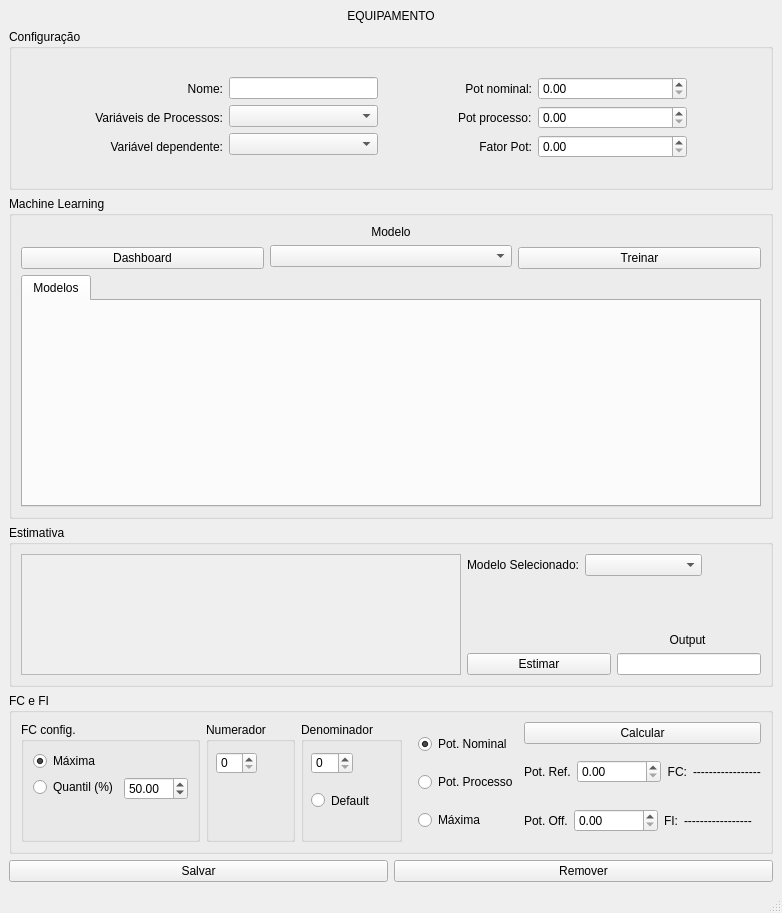
<?xml version="1.0" encoding="UTF-8"?>
<ui version="4.0">
 <class>MainWindow</class>
 <widget class="QMainWindow" name="MainWindow">
  <property name="geometry">
   <rect>
    <x>0</x>
    <y>0</y>
    <width>758</width>
    <height>913</height>
   </rect>
  </property>
  <property name="windowTitle">
   <string>Gerenciamento de Equipamentos</string>
  </property>
  <widget class="QWidget" name="centralwidget">
   <layout class="QVBoxLayout" name="verticalLayout" stretch="0,1,2,1,1,0">
    <item>
     <widget class="QLabel" name="label">
      <property name="text">
       <string>EQUIPAMENTO</string>
      </property>
      <property name="alignment">
       <set>Qt::AlignCenter</set>
      </property>
     </widget>
    </item>
    <item>
     <widget class="QGroupBox" name="groupBox">
      <property name="title">
       <string>Configuração</string>
      </property>
      <layout class="QVBoxLayout" name="verticalLayout_2">
       <item>
        <layout class="QHBoxLayout" name="horizontalLayout" stretch="1,0,2,1,0,2,1">
         <item>
          <spacer name="horizontalSpacer_4">
           <property name="orientation">
            <enum>Qt::Horizontal</enum>
           </property>
           <property name="sizeHint" stdset="0">
            <size>
             <width>40</width>
             <height>20</height>
            </size>
           </property>
          </spacer>
         </item>
         <item>
          <layout class="QVBoxLayout" name="verticalLayout_9">
           <item>
            <widget class="QLabel" name="label_2">
             <property name="text">
              <string>Nome:</string>
             </property>
             <property name="alignment">
              <set>Qt::AlignRight|Qt::AlignTrailing|Qt::AlignVCenter</set>
             </property>
            </widget>
           </item>
           <item>
            <widget class="QLabel" name="label_4">
             <property name="text">
              <string>Variáveis de Processos:</string>
             </property>
             <property name="alignment">
              <set>Qt::AlignRight|Qt::AlignTrailing|Qt::AlignVCenter</set>
             </property>
            </widget>
           </item>
           <item>
            <widget class="QLabel" name="label_3">
             <property name="text">
              <string>Variável dependente:</string>
             </property>
             <property name="alignment">
              <set>Qt::AlignRight|Qt::AlignTrailing|Qt::AlignVCenter</set>
             </property>
            </widget>
           </item>
          </layout>
         </item>
         <item>
          <layout class="QVBoxLayout" name="verticalLayout_8">
           <item>
            <widget class="QLineEdit" name="name_eq"/>
           </item>
           <item>
            <widget class="CheckableComboBox" name="var_pro"/>
           </item>
           <item>
            <widget class="QComboBox" name="var_dep"/>
           </item>
          </layout>
         </item>
         <item>
          <spacer name="horizontalSpacer">
           <property name="orientation">
            <enum>Qt::Horizontal</enum>
           </property>
           <property name="sizeHint" stdset="0">
            <size>
             <width>40</width>
             <height>20</height>
            </size>
           </property>
          </spacer>
         </item>
         <item>
          <layout class="QVBoxLayout" name="verticalLayout_10">
           <item>
            <widget class="QLabel" name="label_9">
             <property name="text">
              <string>Pot nominal:</string>
             </property>
             <property name="alignment">
              <set>Qt::AlignRight|Qt::AlignTrailing|Qt::AlignVCenter</set>
             </property>
            </widget>
           </item>
           <item>
            <widget class="QLabel" name="label_12">
             <property name="text">
              <string>Pot processo:</string>
             </property>
            </widget>
           </item>
           <item>
            <widget class="QLabel" name="label_10">
             <property name="text">
              <string>Fator Pot:</string>
             </property>
             <property name="alignment">
              <set>Qt::AlignRight|Qt::AlignTrailing|Qt::AlignVCenter</set>
             </property>
            </widget>
           </item>
          </layout>
         </item>
         <item>
          <layout class="QVBoxLayout" name="verticalLayout_11">
           <item>
            <widget class="QDoubleSpinBox" name="pot_nom">
             <property name="decimals">
              <number>2</number>
             </property>
             <property name="maximum">
              <double>9000000000.000000000000000</double>
             </property>
            </widget>
           </item>
           <item>
            <widget class="QDoubleSpinBox" name="pot_proc">
             <property name="maximum">
              <double>9000000000.000000000000000</double>
             </property>
             <property name="value">
              <double>0.000000000000000</double>
             </property>
            </widget>
           </item>
           <item>
            <widget class="QDoubleSpinBox" name="fat_pot">
             <property name="maximum">
              <double>1.000000000000000</double>
             </property>
            </widget>
           </item>
          </layout>
         </item>
         <item>
          <spacer name="horizontalSpacer_5">
           <property name="orientation">
            <enum>Qt::Horizontal</enum>
           </property>
           <property name="sizeHint" stdset="0">
            <size>
             <width>40</width>
             <height>20</height>
            </size>
           </property>
          </spacer>
         </item>
        </layout>
       </item>
      </layout>
     </widget>
    </item>
    <item>
     <widget class="QGroupBox" name="groupBox_2">
      <property name="title">
       <string>Machine Learning</string>
      </property>
      <layout class="QVBoxLayout" name="verticalLayout_3">
       <item>
        <layout class="QHBoxLayout" name="horizontalLayout_3">
         <item>
          <layout class="QVBoxLayout" name="verticalLayout_6">
           <item>
            <widget class="QLabel" name="label_7">
             <property name="text">
              <string/>
             </property>
            </widget>
           </item>
           <item>
            <widget class="QPushButton" name="dash_pushbutton">
             <property name="text">
              <string>Dashboard</string>
             </property>
            </widget>
           </item>
          </layout>
         </item>
         <item>
          <layout class="QVBoxLayout" name="verticalLayout_5">
           <property name="bottomMargin">
            <number>2</number>
           </property>
           <item>
            <widget class="QLabel" name="label_6">
             <property name="text">
              <string>Modelo</string>
             </property>
             <property name="alignment">
              <set>Qt::AlignCenter</set>
             </property>
            </widget>
           </item>
           <item>
            <widget class="CheckableComboBox" name="models_combobox">
             <property name="toolTip">
              <string>Defina o modelo</string>
             </property>
            </widget>
           </item>
          </layout>
         </item>
         <item>
          <layout class="QVBoxLayout" name="verticalLayout_7">
           <item>
            <widget class="QLabel" name="label_8">
             <property name="text">
              <string/>
             </property>
            </widget>
           </item>
           <item>
            <widget class="QPushButton" name="train_ml_pushbutton">
             <property name="text">
              <string>Treinar</string>
             </property>
            </widget>
           </item>
          </layout>
         </item>
        </layout>
       </item>
       <item>
        <widget class="QTabWidget" name="stats_tab">
         <property name="currentIndex">
          <number>0</number>
         </property>
         <property name="usesScrollButtons">
          <bool>true</bool>
         </property>
         <widget class="QWidget" name="tab">
          <attribute name="title">
           <string>Modelos</string>
          </attribute>
         </widget>
        </widget>
       </item>
      </layout>
     </widget>
    </item>
    <item>
     <widget class="QGroupBox" name="groupBox_3">
      <property name="title">
       <string>Estimativa</string>
      </property>
      <layout class="QHBoxLayout" name="horizontalLayout_4" stretch="3,2">
       <item>
        <widget class="QScrollArea" name="scrollArea">
         <property name="widgetResizable">
          <bool>true</bool>
         </property>
         <widget class="QWidget" name="scrollAreaWidget">
          <property name="geometry">
           <rect>
            <x>0</x>
            <y>0</y>
            <width>426</width>
            <height>122</height>
           </rect>
          </property>
          <layout class="QVBoxLayout" name="verticalLayout_12">
           <item>
            <layout class="QHBoxLayout" name="horizontalLayout_7" stretch="1,1">
             <item>
              <layout class="QVBoxLayout" name="textLayout"/>
             </item>
             <item>
              <layout class="QVBoxLayout" name="numLayout"/>
             </item>
            </layout>
           </item>
          </layout>
         </widget>
        </widget>
       </item>
       <item>
        <layout class="QVBoxLayout" name="verticalLayout_4" stretch="0,0,0">
         <item>
          <layout class="QHBoxLayout" name="horizontalLayout_10" stretch="0,2,1">
           <item>
            <widget class="QLabel" name="label_11">
             <property name="text">
              <string>Modelo Selecionado:</string>
             </property>
            </widget>
           </item>
           <item>
            <widget class="QComboBox" name="sel_models_combobox"/>
           </item>
           <item>
            <spacer name="horizontalSpacer_7">
             <property name="orientation">
              <enum>Qt::Horizontal</enum>
             </property>
             <property name="sizeHint" stdset="0">
              <size>
               <width>40</width>
               <height>20</height>
              </size>
             </property>
            </spacer>
           </item>
          </layout>
         </item>
         <item>
          <layout class="QHBoxLayout" name="horizontalLayout_6" stretch="4,1,1">
           <item>
            <spacer name="horizontalSpacer_6">
             <property name="orientation">
              <enum>Qt::Horizontal</enum>
             </property>
             <property name="sizeHint" stdset="0">
              <size>
               <width>40</width>
               <height>20</height>
              </size>
             </property>
            </spacer>
           </item>
           <item>
            <widget class="QLabel" name="label_5">
             <property name="text">
              <string>Output</string>
             </property>
             <property name="alignment">
              <set>Qt::AlignBottom|Qt::AlignHCenter</set>
             </property>
            </widget>
           </item>
           <item>
            <spacer name="horizontalSpacer_2">
             <property name="orientation">
              <enum>Qt::Horizontal</enum>
             </property>
             <property name="sizeHint" stdset="0">
              <size>
               <width>40</width>
               <height>20</height>
              </size>
             </property>
            </spacer>
           </item>
          </layout>
         </item>
         <item>
          <layout class="QHBoxLayout" name="horizontalLayout_5" stretch="1,1">
           <item>
            <widget class="QPushButton" name="predict_pushbutton">
             <property name="text">
              <string>Estimar</string>
             </property>
            </widget>
           </item>
           <item>
            <widget class="QLineEdit" name="output_predict">
             <property name="readOnly">
              <bool>true</bool>
             </property>
            </widget>
           </item>
          </layout>
         </item>
        </layout>
       </item>
      </layout>
     </widget>
    </item>
    <item>
     <widget class="QGroupBox" name="groupBox_4">
      <property name="title">
       <string>FC e FI</string>
      </property>
      <layout class="QHBoxLayout" name="horizontalLayout_2" stretch="0,0,0,0,1">
       <item>
        <layout class="QHBoxLayout" name="horizontalLayout_9">
         <property name="leftMargin">
          <number>0</number>
         </property>
         <property name="rightMargin">
          <number>0</number>
         </property>
         <item>
          <widget class="QGroupBox" name="groupBox_5">
           <property name="title">
            <string>FC config.</string>
           </property>
           <layout class="QFormLayout" name="formLayout">
            <item row="0" column="0">
             <widget class="QRadioButton" name="media_RB">
              <property name="text">
               <string>Máxima</string>
              </property>
              <property name="checked">
               <bool>true</bool>
              </property>
              <attribute name="buttonGroup">
               <string notr="true">configFCGroup</string>
              </attribute>
             </widget>
            </item>
            <item row="1" column="0">
             <widget class="QRadioButton" name="quantil_RB">
              <property name="text">
               <string>Quantil (%)</string>
              </property>
              <attribute name="buttonGroup">
               <string notr="true">configFCGroup</string>
              </attribute>
             </widget>
            </item>
            <item row="1" column="1">
             <widget class="QDoubleSpinBox" name="quantil_SB">
              <property name="maximum">
               <double>100.000000000000000</double>
              </property>
              <property name="value">
               <double>50.000000000000000</double>
              </property>
             </widget>
            </item>
           </layout>
          </widget>
         </item>
         <item>
          <spacer name="horizontalSpacer_9">
           <property name="orientation">
            <enum>Qt::Horizontal</enum>
           </property>
           <property name="sizeHint" stdset="0">
            <size>
             <width>40</width>
             <height>20</height>
            </size>
           </property>
          </spacer>
         </item>
         <item>
          <widget class="QGroupBox" name="groupBox_6">
           <property name="title">
            <string>Numerador</string>
           </property>
           <widget class="QSpinBox" name="fc_num_SB">
            <property name="geometry">
             <rect>
              <x>10</x>
              <y>30</y>
              <width>41</width>
              <height>22</height>
             </rect>
            </property>
           </widget>
          </widget>
         </item>
         <item>
          <spacer name="horizontalSpacer_11">
           <property name="orientation">
            <enum>Qt::Horizontal</enum>
           </property>
           <property name="sizeHint" stdset="0">
            <size>
             <width>40</width>
             <height>20</height>
            </size>
           </property>
          </spacer>
         </item>
         <item>
          <widget class="QGroupBox" name="groupBox_7">
           <property name="title">
            <string>Denominador</string>
           </property>
           <widget class="QSpinBox" name="fc_deno_SB">
            <property name="geometry">
             <rect>
              <x>10</x>
              <y>30</y>
              <width>42</width>
              <height>22</height>
             </rect>
            </property>
           </widget>
           <widget class="QRadioButton" name="fc_deno_RB">
            <property name="geometry">
             <rect>
              <x>10</x>
              <y>70</y>
              <width>82</width>
              <height>17</height>
             </rect>
            </property>
            <property name="text">
             <string>Default</string>
            </property>
           </widget>
          </widget>
         </item>
        </layout>
       </item>
       <item>
        <spacer name="horizontalSpacer_10">
         <property name="orientation">
          <enum>Qt::Horizontal</enum>
         </property>
         <property name="sizeHint" stdset="0">
          <size>
           <width>40</width>
           <height>20</height>
          </size>
         </property>
        </spacer>
       </item>
       <item>
        <layout class="QVBoxLayout" name="verticalLayout_14">
         <property name="leftMargin">
          <number>10</number>
         </property>
         <item>
          <widget class="QRadioButton" name="pot_nom_RB">
           <property name="text">
            <string>Pot. Nominal</string>
           </property>
           <property name="checked">
            <bool>true</bool>
           </property>
          </widget>
         </item>
         <item>
          <widget class="QRadioButton" name="pot_pro_RB">
           <property name="text">
            <string>Pot. Processo</string>
           </property>
          </widget>
         </item>
         <item>
          <widget class="QRadioButton" name="max_RB">
           <property name="text">
            <string>Máxima</string>
           </property>
          </widget>
         </item>
        </layout>
       </item>
       <item>
        <spacer name="horizontalSpacer_12">
         <property name="orientation">
          <enum>Qt::Horizontal</enum>
         </property>
         <property name="sizeHint" stdset="0">
          <size>
           <width>40</width>
           <height>20</height>
          </size>
         </property>
        </spacer>
       </item>
       <item>
        <layout class="QVBoxLayout" name="verticalLayout_13">
         <item>
          <widget class="QPushButton" name="calc_Button">
           <property name="text">
            <string>Calcular</string>
           </property>
          </widget>
         </item>
         <item>
          <layout class="QHBoxLayout" name="horizontalLayout_12" stretch="0,0,1,1,0">
           <item>
            <widget class="QLabel" name="label_13">
             <property name="text">
              <string>Pot. Ref.</string>
             </property>
            </widget>
           </item>
           <item>
            <widget class="QDoubleSpinBox" name="potRef_SB">
             <property name="maximum">
              <double>100000000.000000000000000</double>
             </property>
            </widget>
           </item>
           <item>
            <widget class="QLabel" name="label_14">
             <property name="text">
              <string>FC:</string>
             </property>
             <property name="alignment">
              <set>Qt::AlignRight|Qt::AlignTrailing|Qt::AlignVCenter</set>
             </property>
            </widget>
           </item>
           <item>
            <widget class="QLabel" name="fc_Label">
             <property name="text">
              <string>-----------------</string>
             </property>
            </widget>
           </item>
           <item>
            <spacer name="horizontalSpacer_3">
             <property name="orientation">
              <enum>Qt::Horizontal</enum>
             </property>
             <property name="sizeHint" stdset="0">
              <size>
               <width>40</width>
               <height>20</height>
              </size>
             </property>
            </spacer>
           </item>
          </layout>
         </item>
         <item>
          <layout class="QHBoxLayout" name="horizontalLayout_11" stretch="0,0,1,1,0">
           <item>
            <widget class="QLabel" name="label_18">
             <property name="text">
              <string>Pot. Off.</string>
             </property>
            </widget>
           </item>
           <item>
            <widget class="QDoubleSpinBox" name="potOff_SB">
             <property name="maximum">
              <double>100000000.000000000000000</double>
             </property>
            </widget>
           </item>
           <item>
            <widget class="QLabel" name="label_15">
             <property name="text">
              <string>FI:</string>
             </property>
             <property name="alignment">
              <set>Qt::AlignRight|Qt::AlignTrailing|Qt::AlignVCenter</set>
             </property>
            </widget>
           </item>
           <item>
            <widget class="QLabel" name="fi_Label">
             <property name="text">
              <string>-----------------</string>
             </property>
            </widget>
           </item>
           <item>
            <spacer name="horizontalSpacer_8">
             <property name="orientation">
              <enum>Qt::Horizontal</enum>
             </property>
             <property name="sizeHint" stdset="0">
              <size>
               <width>40</width>
               <height>20</height>
              </size>
             </property>
            </spacer>
           </item>
          </layout>
         </item>
        </layout>
       </item>
      </layout>
     </widget>
    </item>
    <item>
     <layout class="QHBoxLayout" name="horizontalLayout_8">
      <item>
       <widget class="QPushButton" name="save_eq_pushbutton">
        <property name="text">
         <string>Salvar</string>
        </property>
       </widget>
      </item>
      <item>
       <widget class="QPushButton" name="remover_pb">
        <property name="text">
         <string>Remover</string>
        </property>
       </widget>
      </item>
     </layout>
    </item>
   </layout>
  </widget>
  <widget class="QMenuBar" name="menubar">
   <property name="geometry">
    <rect>
     <x>0</x>
     <y>0</y>
     <width>758</width>
     <height>21</height>
    </rect>
   </property>
  </widget>
  <widget class="QStatusBar" name="statusbar"/>
 </widget>
 <customwidgets>
  <customwidget>
   <class>CheckableComboBox</class>
   <extends>QComboBox</extends>
   <header location="global">multiSelCombo2</header>
  </customwidget>
 </customwidgets>
 <resources/>
 <connections/>
 <buttongroups>
  <buttongroup name="configFCGroup"/>
 </buttongroups>
</ui>
